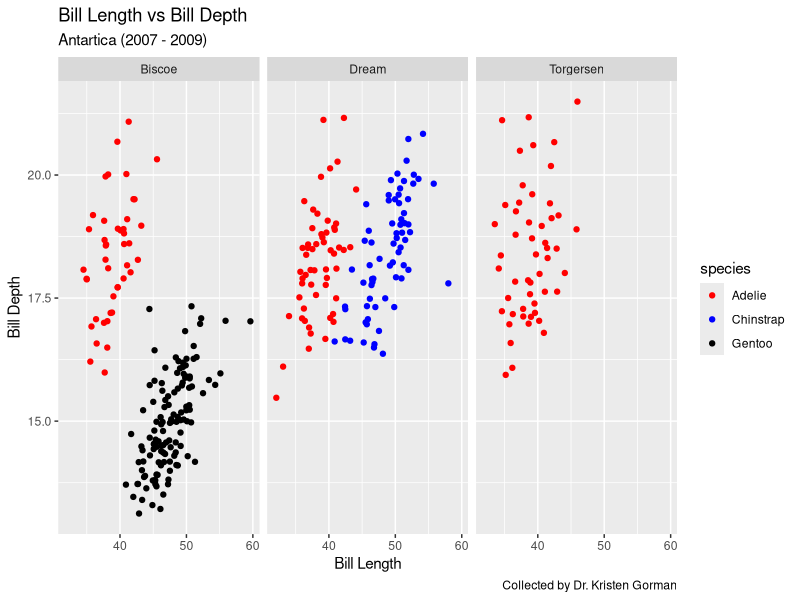
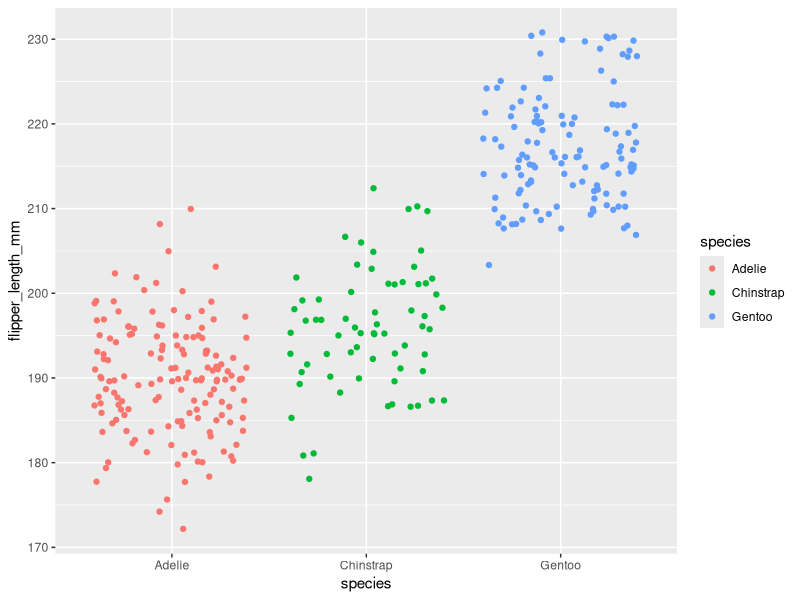

Recreate these plots in R, in order.
## ---- chunk 1

library(ggplot2)
library(palmerpenguins)
library(tidyverse)
## ---- chunk 2

fd_ft <- D(expr = expression(2.2 + (3.1 * t) - 5.6 * t ^4 + (4.3/ t ^3)), name = "t")
fd_ft

## ---- chunk 3
fd_fx <- D(expr = expression(x^2), name = "x")
fd_fx
x <- 3
eval(fd_fx)
## ---- chunk 4
pd_pa <- D(expr = expression(2 * ((3 * a + 2) ^4) - 5), name = "a")
a <- 1.2
eval(pd_pa)
## ---- chunk 5
ggplot(data = penguins, aes(x = bill_length_mm, y = bill_depth_mm)) + geom_jitter(aes(color = species)) + scale_color_manual(values = c("red","blue","black")) + 
  labs(x = "Bill Length",
       y = "Bill Depth",
       title = "Bill Length vs Bill Depth",
       subtitle = "Antartica (2007 - 2009)",
       caption = "Collected by Dr. Kristen Gorman") +
  facet_wrap(~island)
theme_minimal
## ---- chunk 6
ggplot(data = penguins, aes(x = species, y = flipper_length_mm)) + geom_jitter(aes(color = species))
